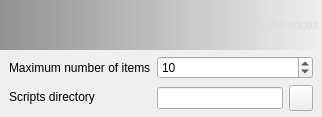
<?xml version="1.0" encoding="UTF-8"?>
<ui version="4.0">
 <class>MainWindow</class>
 <widget class="QMainWindow" name="MainWindow">
  <property name="geometry">
   <rect>
    <x>0</x>
    <y>0</y>
    <width>322</width>
    <height>117</height>
   </rect>
  </property>
  <property name="windowTitle">
   <string>QuickLauncher Prefs</string>
  </property>
  <widget class="QWidget" name="centralwidget">
   <layout class="QVBoxLayout" name="verticalLayout">
    <property name="margin">
     <number>0</number>
    </property>
    <item>
     <widget class="QLabel" name="banner_label">
      <property name="sizePolicy">
       <sizepolicy hsizetype="Preferred" vsizetype="Minimum">
        <horstretch>0</horstretch>
        <verstretch>0</verstretch>
       </sizepolicy>
      </property>
      <property name="minimumSize">
       <size>
        <width>0</width>
        <height>50</height>
       </size>
      </property>
      <property name="maximumSize">
       <size>
        <width>16777215</width>
        <height>50</height>
       </size>
      </property>
      <property name="styleSheet">
       <string notr="true">font: 75 bold italic 18pt &quot;Trebuchet MS&quot;;
color: rgb(220, 220, 220);
background-color: qlineargradient(spread:pad, x1:0, y1:0, x2:1, y2:0, stop:0 rgba(0, 0, 0, 100), stop:1 rgba(40, 40, 40, 0));</string>
      </property>
      <property name="text">
       <string>Preferences </string>
      </property>
      <property name="alignment">
       <set>Qt::AlignRight|Qt::AlignTrailing|Qt::AlignVCenter</set>
      </property>
     </widget>
    </item>
    <item>
     <layout class="QFormLayout" name="formLayout">
      <property name="fieldGrowthPolicy">
       <enum>QFormLayout::AllNonFixedFieldsGrow</enum>
      </property>
      <property name="leftMargin">
       <number>9</number>
      </property>
      <property name="rightMargin">
       <number>9</number>
      </property>
      <property name="bottomMargin">
       <number>6</number>
      </property>
      <item row="1" column="0">
       <widget class="QLabel" name="scripts_label">
        <property name="sizePolicy">
         <sizepolicy hsizetype="Preferred" vsizetype="Preferred">
          <horstretch>0</horstretch>
          <verstretch>0</verstretch>
         </sizepolicy>
        </property>
        <property name="text">
         <string>Scripts directory</string>
        </property>
        <property name="alignment">
         <set>Qt::AlignJustify|Qt::AlignVCenter</set>
        </property>
       </widget>
      </item>
      <item row="1" column="1">
       <layout class="QHBoxLayout" name="scripts_layout">
        <item>
         <widget class="QLineEdit" name="scripts_lineEdit">
          <property name="readOnly">
           <bool>true</bool>
          </property>
         </widget>
        </item>
        <item>
         <widget class="QToolButton" name="scripts_button">
          <property name="sizePolicy">
           <sizepolicy hsizetype="Fixed" vsizetype="Expanding">
            <horstretch>0</horstretch>
            <verstretch>0</verstretch>
           </sizepolicy>
          </property>
          <property name="text">
           <string/>
          </property>
         </widget>
        </item>
       </layout>
      </item>
      <item row="0" column="0">
       <widget class="QLabel" name="limit_label">
        <property name="sizePolicy">
         <sizepolicy hsizetype="Preferred" vsizetype="Preferred">
          <horstretch>0</horstretch>
          <verstretch>0</verstretch>
         </sizepolicy>
        </property>
        <property name="text">
         <string>Maximum number of items</string>
        </property>
        <property name="alignment">
         <set>Qt::AlignJustify|Qt::AlignVCenter</set>
        </property>
       </widget>
      </item>
      <item row="0" column="1">
       <widget class="QSpinBox" name="limit_spinBox">
        <property name="value">
         <number>10</number>
        </property>
       </widget>
      </item>
     </layout>
    </item>
   </layout>
  </widget>
 </widget>
 <tabstops>
  <tabstop>scripts_lineEdit</tabstop>
  <tabstop>scripts_button</tabstop>
 </tabstops>
 <resources/>
 <connections/>
 <slots>
  <slot>scripts_clicked()</slot>
  <slot>limit_changed()</slot>
 </slots>
</ui>
